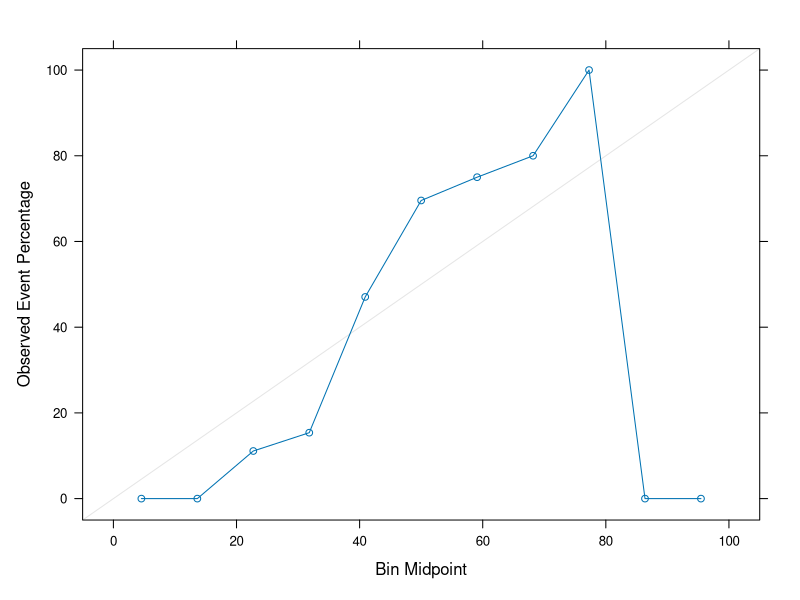
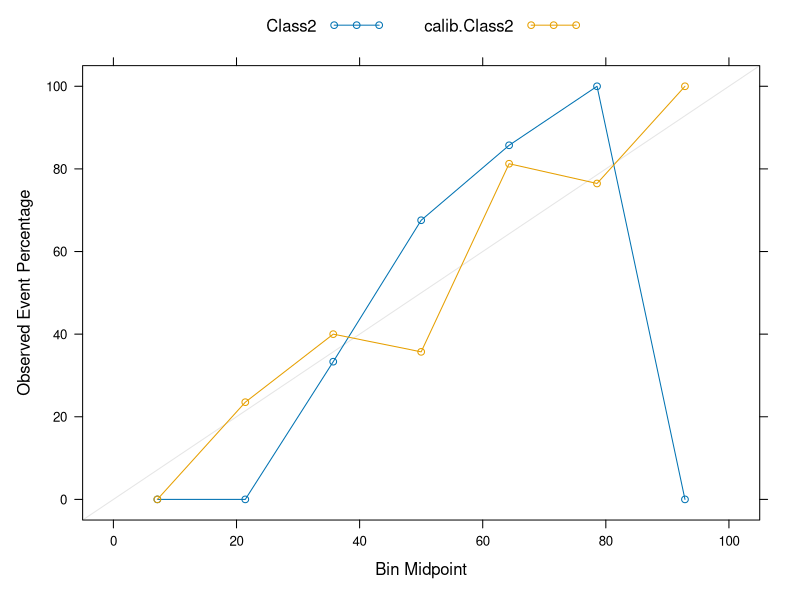

Reproduce these figures in R, in order.
## ---- chunk 1
knitr::opts_knit$set(echo=TRUE,message=FALSE,warning=FALSE)
## ---- chunk 2
library(caret)
library(dplyr)

## generate some random dataset with 2 classes.
set.seed(123)
X=twoClassSim(n=300,noiseVars = 5)
X.train=X[1:100,]
X.test=X[101:200,]
X.test2=X[201:300,]
Brier=function(data,lev=NULL,model=NULL){
  c("Brier"=runif(1))
}

## our first model -- a ranfom forest.
rf=train(Class~.,data=X.train,method="rf",metric="Brier",maximize=FALSE,
         trControl=trainControl(summaryFunction=Brier),
         tuneGrid=data.frame(mtry=2))

## get prediction on validation set.
pred=predict(rf,newdata=X.test,type="prob")
pred$obs=X.test$Class
calib=calibration(obs~Class2,data=pred,class = "Class2")
xyplot(calib,auto.key=list(columns=2))

## our calibration model, a simply logistic regression.
glm=glm(obs~Class2,data=pred,family="binomial")


pred2=predict(rf,newdata=X.test2,type="prob")
pred2$obs=X.test2$Class
calib.pred=predict(glm,newdata=pred2,type="response")
pred2$calib.Class2=calib.pred
calib2=calibration(obs~Class2+calib.Class2,data=pred2,class="Class2",cuts=7)
xyplot(calib2,auto.key=list(columns=2))

